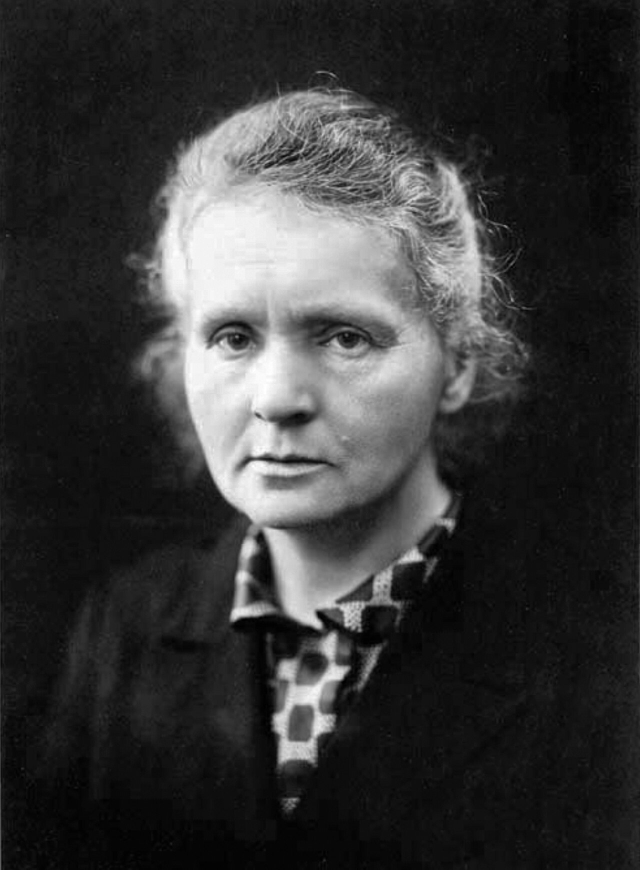
#> input picture samples/Marie_Curie_c1920.jpg, 1280 x 1739 px, given in place of final.jpg, which was not available (shown at 1/2 size)
$ python render_return.py ../samples --out out.png
#> lines starting #> are read from the running program, lines starting #| are printed output that depends on the picture
"""Render "The Return" as a GIF and MP4 for posts and READMEs.

Uses the same maths as the page's WebGL shader (web/portrait.js), so the video matches
what visitors see. Works from a result folder (before.jpg, final.jpg, depth.png).

    python server/render_return.py .local/results/Kasturba_Gandhi --face 0.5,0.33 --out docs/kasturba
"""

from __future__ import annotations

import argparse
import os
import shutil
import subprocess
import tempfile
from pathlib import Path

import cv2
import numpy as np

_BIN = Path(__file__).resolve().parent.parent / ".local" / "bin"
FFMPEG = str(_BIN / "ffmpeg.exe") if (_BIN / "ffmpeg.exe").exists() else "ffmpeg"


def ease(t):
    t = np.clip(t, 0, 1)
    return 1 - (1 - t) ** 3


def span(t, a, b):
    return float(ease((t - a) / (b - a)))


def smoothstep(e0, e1, x):
    t = np.clip((x - e0) / (e1 - e0), 0, 1)
    return t * t * (3 - 2 * t)


def main() -> None:
    ap = argparse.ArgumentParser()
    ap.add_argument("folder", type=Path)
    ap.add_argument("--face", default="0.5,0.35", help="face centre x,y as fractions")
    ap.add_argument("--out", type=Path, required=True, help="output path without extension")
    ap.add_argument("--width", type=int, default=480)
    ap.add_argument("--seconds", type=float, default=9.0)
    ap.add_argument("--fps", type=int, default=15)
    args = ap.parse_args()

    load = lambda name, flag=cv2.IMREAD_COLOR: cv2.imread(str(args.folder / name), flag)
    final = load("final.jpg")
#> final is the input picture: shape (1739, 1280, 3); min 0, max 255, mean 54.9
    h0, w0 = final.shape[:2]
#> h0 = 1739; w0 = 1280
    w = args.width
    h = round(h0 * w / w0) // 2 * 2
#> h = 652
    rs = lambda img: cv2.resize(img, (w, h), interpolation=cv2.INTER_AREA).astype(np.float32) / 255
    after, before = rs(final), rs(load("before.jpg"))
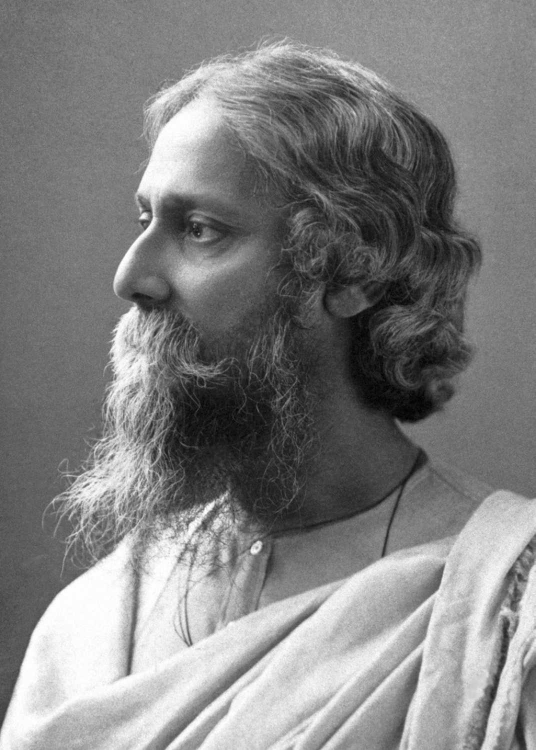
#> input picture samples/Rabindranath_Tagore_in_1909.jpg, 1071 x 1500 px, given in place of before.jpg, which was not available (shown at 1/2 size)
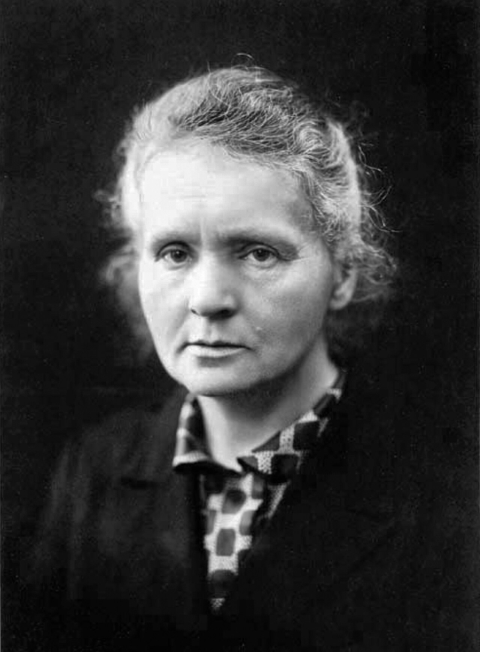
#> after: shape (652, 480, 3) float32; min 0.00392, max 1, mean 0.215
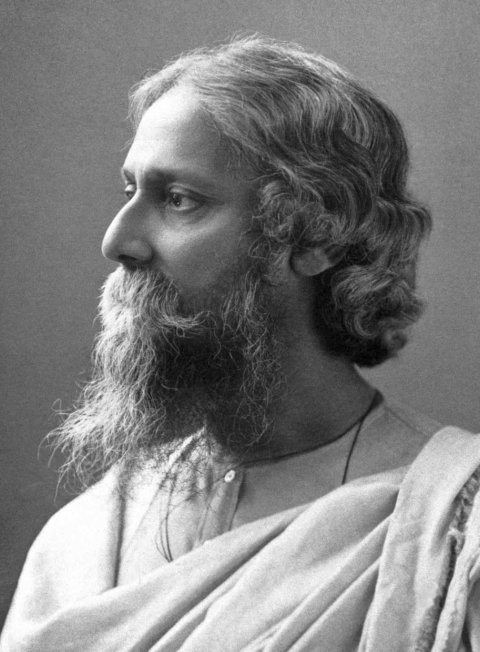
#> before: shape (652, 480, 3) float32; min 0.00392, max 1, mean 0.505
    depth = rs(load("depth.png", cv2.IMREAD_GRAYSCALE))
    fx, fy = map(float, args.face.split(","))
    aspect = w / h
#> aspect = 0.736

    ys, xs = np.mgrid[0:h, 0:w].astype(np.float32)
    u0 = ((xs + 0.5) / w - 0.5) * 0.95 + 0.5
    v0 = ((ys + 0.5) / h - 0.5) * 0.95 + 0.5
    vig = 1 - ((xs / w - 0.5) ** 2 + (ys / h - 0.5) ** 2) * 0.6

    tmp = Path(tempfile.mkdtemp())
    frames = int(args.seconds * args.fps)
    for i in range(frames):
        t = i / args.fps
        mend, bloom, settled = span(t, 0.9, 3.1), span(t, 3.2, 5.8), span(t, 5.0, 6.8)
        ox, oy = np.sin(t * 1000 / 2900 * 2.2) * 0.03, np.cos(t * 1000 / 3700 * 2.2) * 0.016

        d0 = cv2.remap(depth, u0 * w, v0 * h, cv2.INTER_LINEAR, borderMode=cv2.BORDER_REPLICATE)
        u = u0 + ox * (d0 - 0.45) * settled
        v = v0 - oy * (d0 - 0.45) * settled
        sample = lambda img: cv2.remap(img, u * w, v * h, cv2.INTER_LINEAR, borderMode=cv2.BORDER_REPLICATE)
        d, b, a = sample(depth), sample(before), sample(after)
        gray = (a @ np.array([0.114, 0.587, 0.299], np.float32))[..., None].repeat(3, -1)

        m = mend if mend < 1 else 1.2
        mended = (1 - smoothstep(m - 0.07, m, v))[..., None]
        sweep = (np.exp(-((v - m) / 0.014) ** 2) * (0.001 < m < 0.999))[..., None]
        r = np.sqrt(((u - fx) * aspect) ** 2 + (v - fy) ** 2)
        reach = bloom * 1.7
        coloured = (1 - smoothstep(reach - 0.2, reach, r))[..., None]

        col = b * (1 - mended) + gray * mended
        col = col * (1 - coloured * mended) + a * coloured * mended
        flick = 0.95 + 0.03 * np.sin(t * 7.1) + 0.02 * np.sin(t * 13.7 + 1.3) + 0.015 * np.sin(t * 3.3 + 0.4)
        light = (1 - settled) + settled * (0.84 + 0.24 * d) * flick
        warm = np.array([0.68, 0.87, 1.0], np.float32)  # BGR
        col = col * (1 + (warm - 1) * 0.15 * settled) * light[..., None]
        col = col + np.array([0.42, 0.76, 1.0], np.float32) * sweep * 0.5
        col = col * vig[..., None]
        cv2.imwrite(str(tmp / f"f{i:04d}.png"), (np.clip(col, 0, 1) * 255).astype(np.uint8))
#> this loop made 135 passes
#> pass 1, in main, `d0 = cv2.remap(depth, u0 * w, v0 * h, cv2.INTER_LINEAR, borderMode=cv2..`:
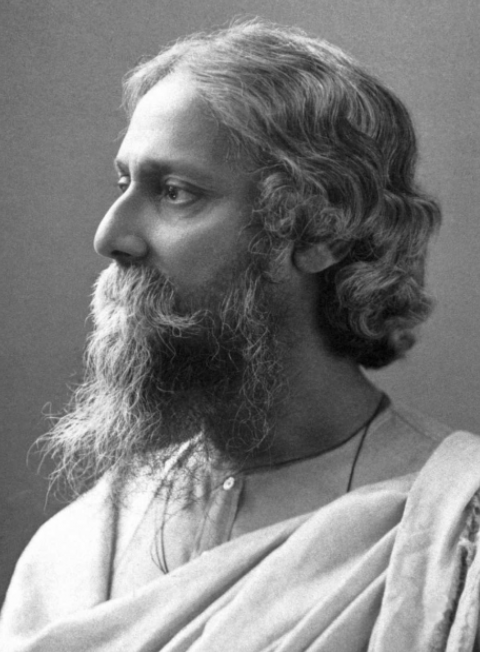
#> d0: shape (652, 480) float32; min 0.012, max 1, mean 0.502
#> pass 1, in main, `u = u0 + ox * (d0 - 0.45) * settled`:
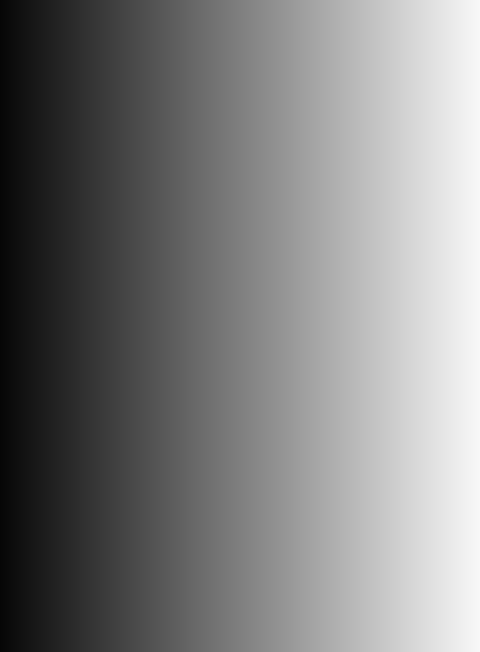
#> u: shape (652, 480) float32; min 0.026, max 0.974, mean 0.5
#> pass 1, in main, `v = v0 - oy * (d0 - 0.45) * settled`:
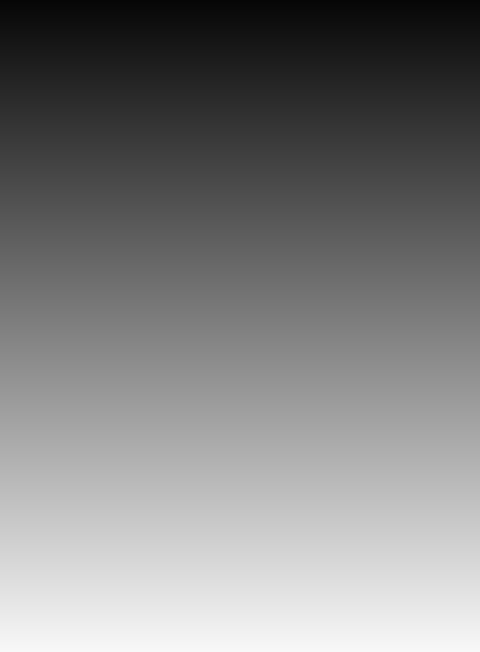
#> v: shape (652, 480) float32; min 0.0257, max 0.974, mean 0.5
#> after the loop:
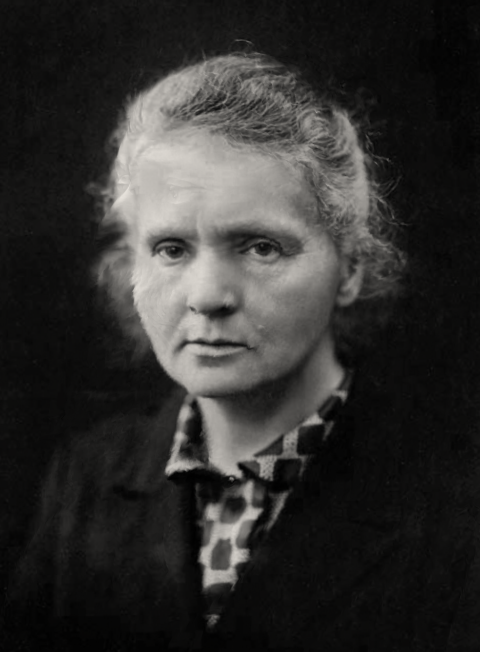
#> col: shape (652, 480, 3) float32; mean B, G, R 0.181, 0.186, 0.19

    args.out.parent.mkdir(parents=True, exist_ok=True)
    src = ["-framerate", str(args.fps), "-i", str(tmp / "f%04d.png")]
    subprocess.run([FFMPEG, "-y", "-loglevel", "error", *src, "-c:v", "libx264", "-pix_fmt", "yuv420p",
                    "-crf", "20", "-movflags", "+faststart", str(args.out.with_suffix(".mp4"))], check=True)
#> (this line was passed over: subprocess is not available in this run)
    subprocess.run([FFMPEG, "-y", "-loglevel", "error", *src, "-vf",
                    "split[a][b];[a]palettegen=max_colors=192[p];[b][p]paletteuse=dither=sierra2_4a",
                    str(args.out.with_suffix(".gif"))], check=True)
#> (this line was passed over: subprocess is not available in this run)
    shutil.rmtree(tmp)
    for ext in (".mp4", ".gif"):
        p = args.out.with_suffix(ext)
        print(p, f"{p.stat().st_size / 1e6:.1f} MB")


if __name__ == "__main__":
#> (the run stopped early here; a loop or call above may not have finished)
